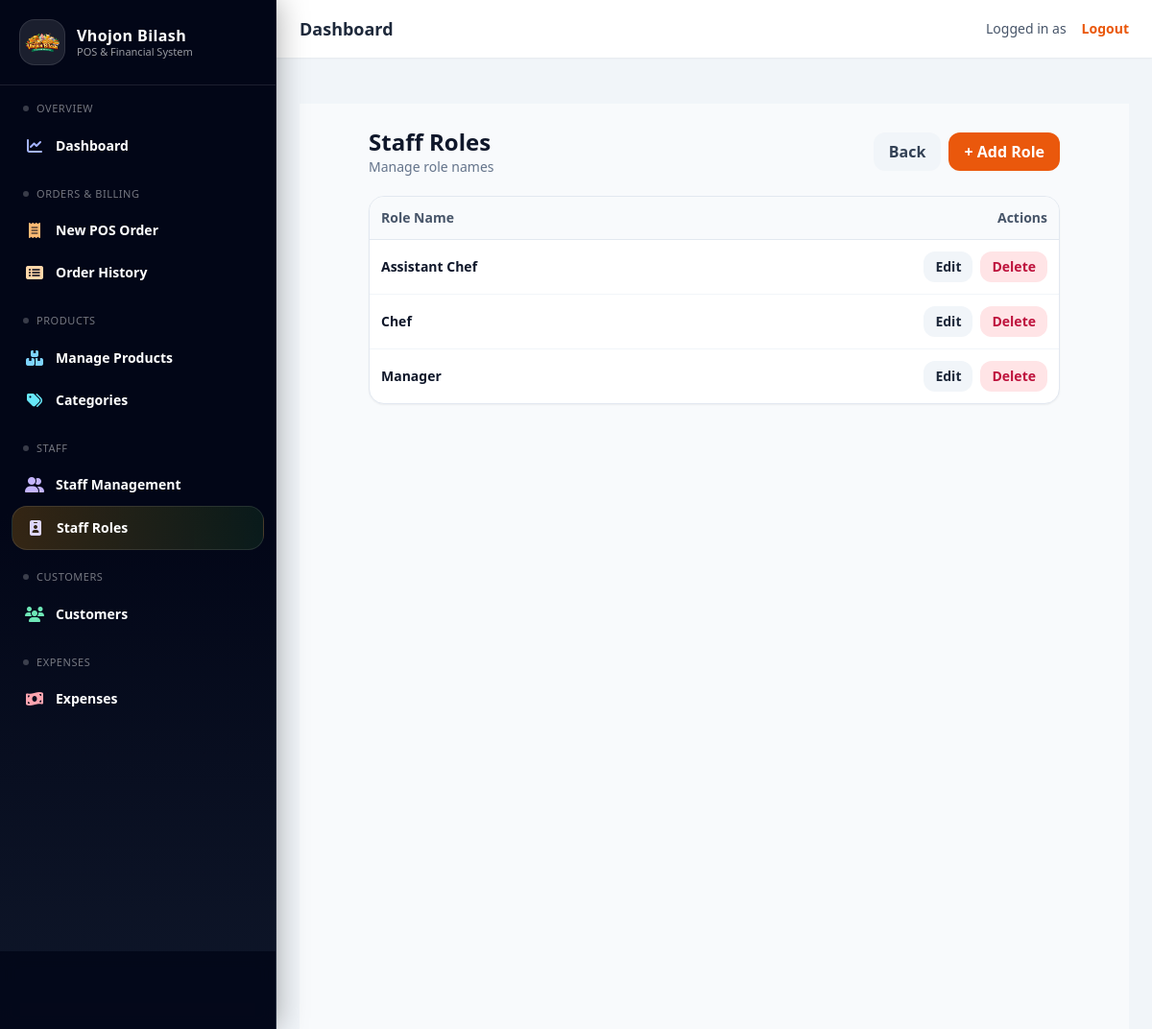
Page /staff/roles/ on the committed database.
### staff/models.py (models this page shows, shortened)
class StaffRole(models.Model):
    name = models.CharField(max_length=80, unique=True)

### staff/views.py (the view)
# urls.py: path("roles/", views.role_list, name="role_list"),
def role_list(request):
    qs = StaffRole.objects.order_by("name")
    paginator = Paginator(qs, 12)
    page_number = request.GET.get("page")
    page_obj = paginator.get_page(page_number)
    context = {
        "roles": page_obj.object_list,
        "page_obj": page_obj,
        "is_paginated": page_obj.has_other_pages(),
        "paginator": paginator,
    }
    return render(request, "staff/role_list.html", context)

### staff/templates/staff/role_list.html
{% extends "base.html" %}
{% block content %}
<div class="min-h-[calc(100vh-64px)] bg-slate-50">
  <div class="max-w-3xl mx-auto px-4 sm:px-6 py-6">
    <div class="flex items-center justify-between mb-5">
      <div>
        <h1 class="text-2xl font-bold text-slate-900">Staff Roles</h1>
        <p class="text-sm text-slate-500">Manage role names</p>
      </div>
      <div class="flex gap-2">
        <a href="{% url 'staff:staff_list' %}" class="px-4 py-2 rounded-xl bg-slate-100 text-slate-700 font-semibold hover:bg-slate-200">
          Back
        </a>
        <a href="{% url 'staff:role_create' %}" class="px-4 py-2 rounded-xl bg-orange-600 text-white font-semibold hover:bg-orange-700">
          + Add Role
        </a>
      </div>
    </div>
    <div class="bg-white rounded-2xl border border-slate-200 shadow-sm overflow-hidden">
      <table class="w-full text-sm">
        <thead class="bg-slate-50 text-slate-600 border-b border-slate-200">
          <tr>
            <th class="text-left p-3 font-semibold">Role Name</th>
            <th class="text-right p-3 font-semibold">Actions</th>
          </tr>
        </thead>
        <tbody class="divide-y divide-slate-100">
          {% for r in roles %}
            <tr class="hover:bg-slate-50/70">
              <td class="p-3 font-semibold text-slate-900">{{ r.name }}</td>
              <td class="p-3">
                <div class="flex justify-end gap-2">
                  <a href="{% url 'staff:role_update' r.pk %}" class="px-3 py-1.5 rounded-xl bg-slate-100 hover:bg-slate-200 text-slate-800 font-semibold">Edit</a>
                  <a href="{% url 'staff:role_delete' r.pk %}" class="px-3 py-1.5 rounded-xl bg-rose-100 hover:bg-rose-200 text-rose-700 font-semibold">Delete</a>
                </div>
              </td>
            </tr>
          {% empty %}
            <tr><td colspan="2" class="p-6 text-slate-500">No roles created.</td></tr>
          {% endfor %}
        </tbody>
      </table>
    </div>
  </div>
</div>
{% endblock %}

### rows in the picture
StaffRole: name "Assistant Chef"
StaffRole: name "Chef"
StaffRole: name "Manager"
